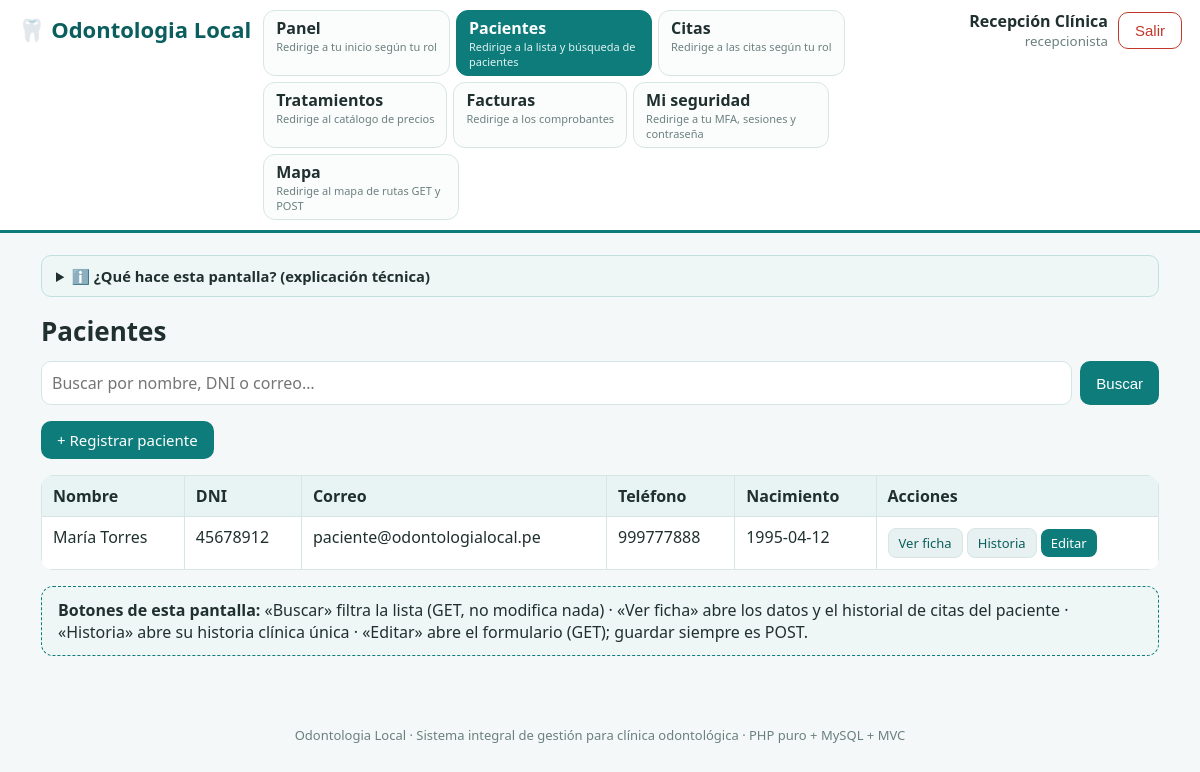
/index.php?c=pacientes&a=index (signed in), run on the app's committed database.
### tables this page shows
CREATE TABLE pacientes (
    id INT PRIMARY KEY AUTO_INCREMENT,
    usuario_id INT UNIQUE,
    dni VARCHAR(15) UNIQUE NOT NULL,
    fecha_nacimiento DATE,
    direccion TEXT,
    antecedentes TEXT,                              
    FOREIGN KEY (usuario_id) REFERENCES usuarios(id)
);

CREATE TABLE usuarios (
    id INT PRIMARY KEY AUTO_INCREMENT,
    nombre_completo VARCHAR(100) NOT NULL,
    correo VARCHAR(100) UNIQUE NOT NULL,
    contrasena VARCHAR(255) NOT NULL,               
    rol ENUM('admin','odontologo','recepcionista','paciente') NOT NULL,
    telefono VARCHAR(20),
    estado TINYINT(1) DEFAULT 1,
    mfa_activo TINYINT(1) DEFAULT 1,
     
    totp_secret VARCHAR(64) NULL,                   
    two_factor_enabled TINYINT(1) NOT NULL DEFAULT 0,  
    google_id VARCHAR(100) NULL UNIQUE,             
    avatar VARCHAR(255) NULL,                       
    intentos_fallidos INT NOT NULL DEFAULT 0,       
    bloqueado_hasta DATETIME NULL,                  
    debe_cambiar_contrasena TINYINT(1) NOT NULL DEFAULT 1,  
    created_at TIMESTAMP DEFAULT CURRENT_TIMESTAMP
);

### app/controlador/PacienteControlador.php (called while the page is built, shortened)
<?php
class PacienteControlador
{
    private $pacientes;
    public function __construct()
    {
        $this->pacientes = new PacienteModelo();
    }
    public function index()
    {
        $buscar = $_GET['buscar'] ?? '';
        $lista = $this->pacientes->listar($buscar);
        require __DIR__ . '/../vista/pacientes/index.php';
    }
}

### index.php (called while the page is built, shortened)
<?php
require __DIR__ . '/app/ayudantes/Funciones.php';
require __DIR__ . '/app/modelo/Conexion.php';
require __DIR__ . '/app/modelo/PacienteModelo.php';
$haySesion = !empty($_SESSION['usuario']);
$a = preg_replace('/[^a-zA-Z]/', '', $_GET['a'] ?? ($haySesion ? 'index' : 'login'));
$objeto = new $controladores[$c]();
$objeto->$a();

### app/ayudantes/Funciones.php (called while the page is built, shortened)
<?php
function e($texto)
{
    return htmlspecialchars((string) $texto, ENT_QUOTES, 'UTF-8');
}
function usuarioActual()
{
    return $_SESSION['usuario'] ?? null;
}

### app/modelo/Conexion.php (called while the page is built)
<?php
class Conexion
{
    private static $instancia = null;
    public static function obtener()
    {
        if (self::$instancia === null) {
            $dsn = 'mysql:host=' . DB_HOST . ';dbname=' . DB_NOMBRE . ';charset=utf8mb4';
            self::$instancia = new PDO($dsn, DB_USUARIO, DB_CLAVE, [
                PDO::ATTR_ERRMODE => PDO::ERRMODE_EXCEPTION,
                PDO::ATTR_DEFAULT_FETCH_MODE => PDO::FETCH_ASSOC,
                PDO::ATTR_EMULATE_PREPARES => false,
            ]);
        }
        return self::$instancia;
    }
}

### app/modelo/PacienteModelo.php (called while the page is built, shortened)
<?php
class PacienteModelo
{
    private $db;
    public function __construct()
    {
        $this->db = Conexion::obtener();
    }
    public function listar($buscar = '')
    {
        $sql = 'SELECT p.*, u.nombre_completo, u.correo, u.telefono, u.estado
                FROM pacientes p
                LEFT JOIN usuarios u ON u.id = p.usuario_id';
        $params = [];
        $sql .= ' ORDER BY u.nombre_completo';
        $st = $this->db->prepare($sql);
        $st->execute($params);
        return $st->fetchAll();
    }
}

### app/vista/pacientes/index.php (the view, shortened to what this page needs)
<?php
require __DIR__ . '/../parciales/cabecera.php';
$u = usuarioActual();
?>
<?php  require __DIR__ . '/../parciales/info_pagina.php'; ?>
<h1>Pacientes</h1>
<form method="get" action="<?= e(BASE_URL) ?>index.php" class="buscador">
    <input type="search" name="buscar" value="<?= e($buscar) ?>" placeholder="Buscar por nombre, DNI o correo…">
    <button type="submit" class="boton">Buscar</button>
</form>
<?php if (in_array($u['rol'], ['admin', 'recepcionista'], true)): ?>
<p><a class="boton" href="<?= e(BASE_URL) ?>index.php?c=pacientes&a=crear">+ Registrar paciente</a></p>
<?php endif; ?>
<table class="tabla">
    <thead><tr><th>Nombre</th><th>DNI</th><th>Correo</th><th>Teléfono</th><th>Nacimiento</th><th>Acciones</th></tr></thead>
    <tbody>
    <?php foreach ($lista as $p): ?>
        <tr>
            <td><?= e($p['nombre_completo'] ?? '(sin cuenta)') ?></td>
            <td><?= e($p['dni']) ?></td>
            <td><?= e($p['correo'] ?? '') ?></td>
            <td><?= e($p['telefono'] ?? '') ?></td>
            <td><?= e($p['fecha_nacimiento'] ?? '') ?></td>
            <td class="acciones">
                <a class="boton chico secundario" href="<?= e(BASE_URL) ?>index.php?c=pacientes&a=ver&id=<?= (int) $p['id'] ?>">Ver ficha</a>
                <a class="boton chico secundario" href="<?= e(BASE_URL) ?>index.php?c=historias&a=ver&paciente_id=<?= (int) $p['id'] ?>">Historia</a>
                <?php if (in_array($u['rol'], ['admin', 'recepcionista'], true)): ?>
                <a class="boton chico" href="<?= e(BASE_URL) ?>index.php?c=pacientes&a=editar&id=<?= (int) $p['id'] ?>">Editar</a>
                <?php endif; ?>
            </td>
        </tr>
    <?php endforeach; ?>
    </tbody>
</table>
<div class="nota"><strong>Botones de esta pantalla:</strong> «Buscar» filtra la lista (GET, no modifica nada) · «Ver ficha» abre los datos y el historial de citas del paciente · «Historia» abre su historia clínica única · «Editar» abre el formulario (GET); guardar siempre es POST.</div>
<?php require __DIR__ . '/../parciales/pie.php'; ?>

### assets/css/estilos.css (style rules this page uses)
:root { --teal: #0e7c7b; --teal-oscuro: #0a5e5d; --fondo: #f4f8f8; --borde: #d7e5e5; --texto: #20302f; --rojo: #c0392b; --verde: #1e8449; --amarillo: #b7950b; }
* { box-sizing: border-box; }
body { margin: 0; font-family: "Segoe UI", system-ui, Arial, sans-serif; background: var(--fondo); color: var(--texto); }
a { color: var(--teal-oscuro); }
h1 { font-size: 26px; margin: 6px 0 12px; }
.boton { display: inline-block; background: var(--teal); color: #fff; border: none; border-radius: 10px; padding: 9px 16px; font-size: 15px; cursor: pointer; text-decoration: none; }
.boton.secundario { background: #e8f1f1; color: var(--teal-oscuro); border: 1px solid var(--borde); }
.boton.chico { padding: 5px 10px; font-size: 13px; border-radius: 8px; }
.buscador { display: flex; gap: 8px; margin: 10px 0; }
.buscador input { flex: 1; padding: 10px; border: 1px solid var(--borde); border-radius: 10px; font: inherit; }
.tabla { width: 100%; border-collapse: collapse; background: #fff; border-radius: 12px; overflow: hidden; }
.tabla th, .tabla td { border: 1px solid var(--borde); padding: 9px 11px; text-align: left; vertical-align: top; }
.tabla th { background: #e8f3f3; }
.tabla td.acciones { white-space: nowrap; }
.tabla td.acciones .boton { margin: 2px 0; }
.nota { background: #eef6f6; border: 1px dashed var(--teal); border-radius: 12px; padding: 12px 16px; margin-top: 16px; }

### data on the page
pacientes: usuario.nombre_completo "María Torres", dni "45678912", usuario.correo "paciente@odontologialocal.pe", usuario.telefono "999777888", fecha_nacimiento "1995-04-12"

### other printed values
$u['nombre'] "Recepción Clínica"
$u['rol'] "recepcionista"
